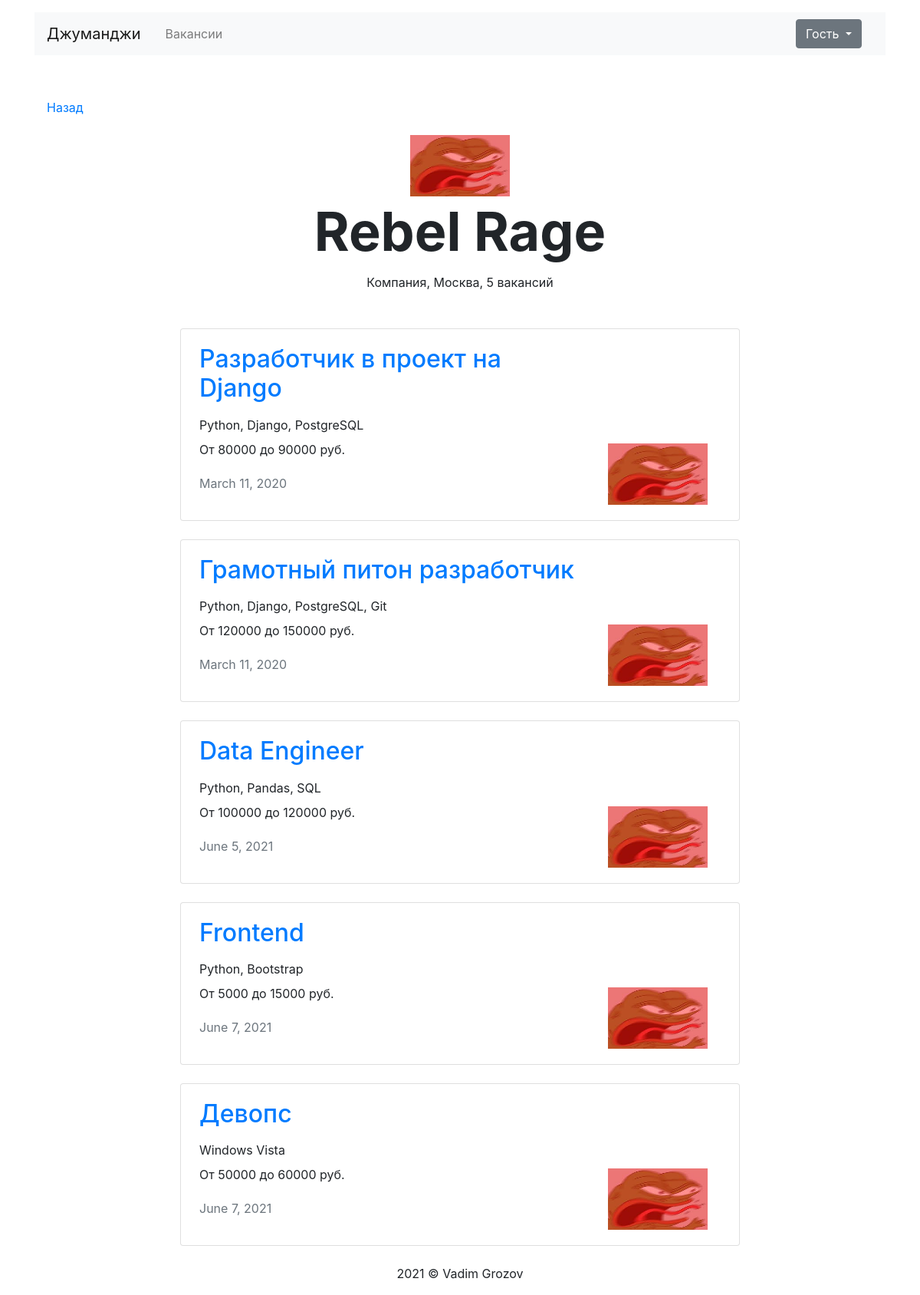
Page /companies/2/ on the committed database.
### jobs/models.py (models this page shows)
class Company(models.Model):
    name = models.CharField(max_length=128)
    location = models.CharField(max_length=128)
    logo = models.ImageField(upload_to=settings.MEDIA_COMPANY_IMAGE_DIR)
    description = models.TextField()
    employee_count = models.PositiveIntegerField()
    owner = models.OneToOneField(User,
                                 on_delete=models.CASCADE,
                                 related_name='companies',
                                 null=True)

class Vacancy(models.Model):
    title = models.CharField(max_length=128)
    speciality = models.ForeignKey(Speciality,
                                   on_delete=models.CASCADE,
                                   related_name='vacancies',
                                   default='backend')
    company = models.ForeignKey(Company,
                                on_delete=models.CASCADE,
                                related_name='vacancies')
    skills = models.TextField()
    description = models.TextField()
    salary_min = models.PositiveIntegerField()
    salary_max = models.PositiveIntegerField()
    published_at = models.DateField()

### jobs/views/main.py (the view)
# urls.py: path('companies/<int:company_id>/', CompanyView.as_view(), name='company'),
class CompanyView(View):
    def get(self, request, *args, **kwargs):
        company = get_object_or_404(Company, id=kwargs['company_id'])
        context = {
            'company': company,
            'vacancies': Vacancy.objects.filter(company_id=company.id),
        }
        return render(request, "main/company.html", context=context)

### jobs/templatetags/ru_pluralize.py (called while the page is built)
@register.filter()
def ru_pluralize(number: Union[int, str], arg: str = 'дурак,дурака,дураков'):
    nominative_singular, genitive_singular, genitive_plural = arg.split(',')
    number = abs(int(number))
    if 10 <= number % 100 <= 20:
        return f'{number} {genitive_plural}'
    if number % 10 == 1:
        return f'{number} {nominative_singular}'
    if 2 <= number % 10 <= 4:
        return f'{number} {genitive_singular}'
    return f'{number} {genitive_plural}'

### jobs/templates/main/company.html
{% extends 'base.html' %}
{% block container %}
{% load ru_pluralize %}
  <main class="container mt-3">
    <div class="navbar mt-5">
      <p><a href="#">Назад</a></p>
    </div>
    <section>
      <div class="text-center">
        <img src="{{ company.logo.url }}" width="130" height="80" alt="">
      </div>
      <h1 class="h1 text-center mx-auto mt-0 pt-1" style="font-size: 70px;"><strong>{{ company.name }}</strong></h1>
      <p class="text-center pt-1">Компания, {{ company.location }}, {{ vacancies.count|ru_pluralize:'вакансия,вакансии,вакансий' }}</p>
      <div class="row mt-5">
        <div class="col-12 col-lg-8 offset-lg-2 m-auto">
          {% for vacancy in vacancies %}
          <div class="card mb-4">
            <div class="card-body px-4">
              <div class="row">
                <div class="col-12 col-md-8 col-lg-9">
                  <a href="{% url 'vacancy' vacancy.id %}"><h2 class="h2 pb-2">{{ vacancy.title }}</h2></a>
                  <p class="mb-2">{{ vacancy.skills }}</p>
                  <p>От {{ vacancy.salary_min }} до {{ vacancy.salary_max }} руб.</p>
                  <p class="text-muted pt-1">{{ vacancy.published_at }}</p>
                </div>
                <div class="col-12 col-md-4 col-lg-3 d-flex align-items-end">
                  <a href="{% url 'vacancy' vacancy.id %}"><img src="{{ vacancy.company.logo.url }}" width="130" height="80" alt=""></a>
                </div>
              </div>
            </div>
          </div>
          {% endfor %}
        </div>
      </div>
    </section>
  </main>
{% endblock %}

### rows in the picture
Company: logo (picture), name "Rebel Rage", location "Москва"
Vacancy: title "Разработчик в проект на Django", skills "Python, Django, PostgreSQL", salary_min "80000", salary_max "90000", published_at "March 11, 2020", company.logo (picture)
Vacancy: title "Грамотный питон разработчик", skills "Python, Django, PostgreSQL, Git", salary_min "120000", salary_max "150000", published_at "March 11, 2020", company.logo (picture)
Vacancy: title "Data Engineer", skills "Python, Pandas, SQL", salary_min "100000", salary_max "120000", published_at "June 5, 2021", company.logo (picture)
Vacancy: title "Frontend", skills "Python, Bootstrap", salary_min "5000", salary_max "15000", published_at "June 7, 2021", company.logo (picture)
Vacancy: title "Девопс", skills "Windows Vista", salary_min "50000", salary_max "60000", published_at "June 7, 2021", company.logo (picture)

### other values in the picture
{{ vacancies.count|ru_pluralize:'вакансия,вакансии,вакансий' }} "5 вакансий"
